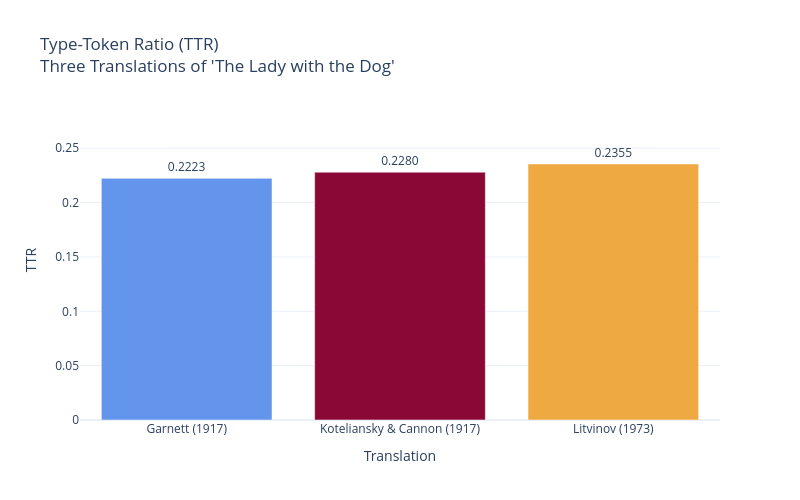

Source (notebook cell):
### Code cell
labels = list(ttr_scores.keys())
values = [ttr_scores[l] for l in labels]
colors = [PALETTE[l] for l in labels]

fig = go.Figure()

fig.add_trace(
    go.Bar(
        x=labels,
        y=values,
        marker_color=colors,
        text=[f"{v:.4f}" for v in values],
        textposition='outside'
    )
)

fig.update_layout(
    title="Type-Token Ratio (TTR)<br>Three Translations of 'The Lady with the Dog'",
    xaxis_title="Translation",
    yaxis_title="TTR",
    yaxis=dict(
        range=[0, max(values) * 1.25]
    ),
    template="plotly_white",
    width=800,
    height=500
)
fig.show()

### Figure 1 — Plotly figure (JSON) as saved in the notebook; plotly's stock layout.template omitted (floating-point values rounded to 4 significant figures)
{"data": [{"marker": {"color": ["#6495ED", "#890835", "#efa942"]}, "text": ["0.2223", "0.2280", "0.2355"], "textposition": "outside", "type": "bar", "x": ["Garnett (1917)", "Koteliansky & Cannon (1917)", "Litvinov (1973)"], "y": [0.2223, 0.228, 0.2355]}], "layout": {"height": 500, "title": {"text": "Type-Token Ratio (TTR)<br>Three Translations of 'The Lady with the Dog'"}, "width": 800, "xaxis": {"title": {"text": "Translation"}}, "yaxis": {"range": [0, 0.2944], "title": {"text": "TTR"}}}}
